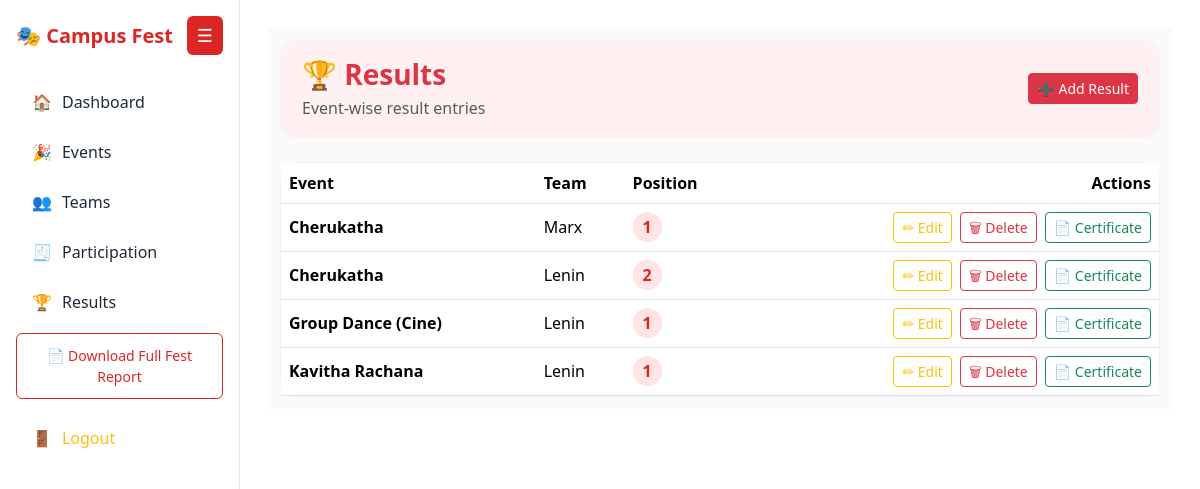
The page /ad/results/ (signed in) on the database as committed earlier.
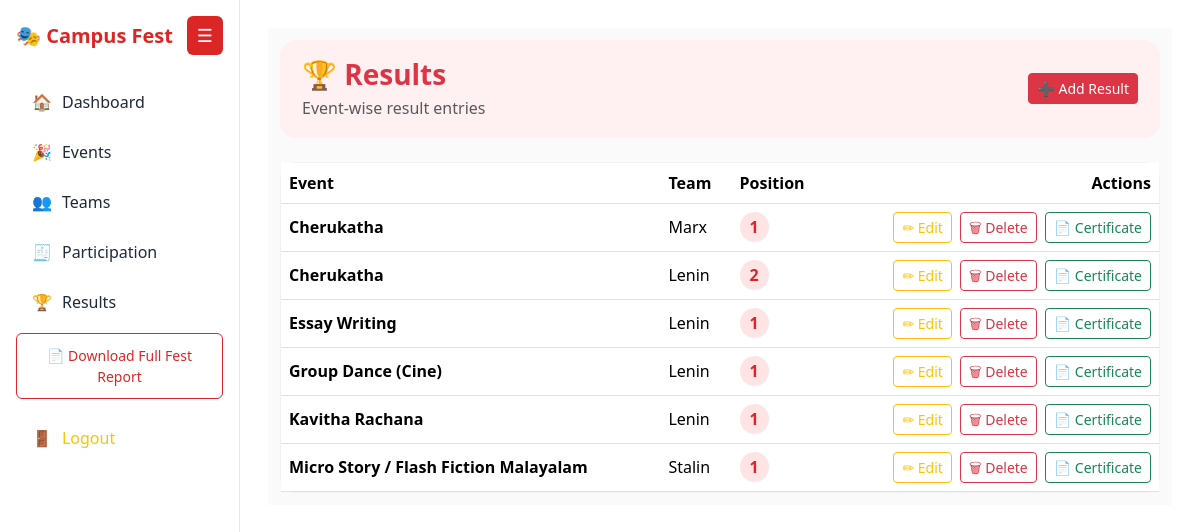
The same page on the database as committed later.
### app/models.py (models this page shows, shortened)
class Result(models.Model):
    event = models.ForeignKey(
        Event,
        on_delete=models.CASCADE,
        related_name='results'
    )
    team = models.ForeignKey(
        Team,
        on_delete=models.CASCADE,
        related_name='results'
    )
    position = models.PositiveIntegerField()
    points = models.PositiveIntegerField(default=0)
    class Meta:
        unique_together = ('event', 'team')
        ordering = ['position']

class Event(models.Model):
    STAGE_TYPE_CHOICES = (
        ('ON_STAGE', 'On Stage'),
        ('OFF_STAGE', 'Off Stage'),
    )
    EVENT_TYPE_CHOICES = (
        ('SINGLE', 'Single'),
        ('GROUP', 'Group'),
    )
    name = models.CharField(max_length=200, unique=True)
    stage_type = models.CharField(
        max_length=10,
        choices=STAGE_TYPE_CHOICES
    )
    event_type = models.CharField(
        max_length=10,
        choices=EVENT_TYPE_CHOICES
    )
    min_team_size = models.PositiveIntegerField(default=1)
    max_team_size = models.PositiveIntegerField(default=1)

class Team(models.Model):
    team_name = models.CharField(max_length=150)
    department = models.CharField(max_length=100)

### app/views.py (the view)
# urls.py: path('ad/results/', views.result_list, name='result_list'),
@login_required
def result_list(request):
    results = Result.objects.select_related(
        'event', 'team'
    ).order_by('event__name', 'position')
    return render(request, 'result_list.html', {'results': results})

### app/templates/result_list.html (shortened to what this page needs)
{% extends "base.html" %}
{% block content %}
<div class="container-fluid results-wrap">
    <div class="results-header mb-4 d-flex justify-content-between align-items-center">
        <div>
            <h3 class="fw-semibold text-danger mb-1">🏆 Results</h3>
            <p class="text-muted mb-0">Event-wise result entries</p>
        </div>
        <a href="{% url 'result_add' %}" class="btn btn-danger btn-sm">
            ➕ Add Result
        </a>
    </div>
    <div class="card results-card d-none d-md-block">
        <div class="table-responsive">
            <table class="table table-hover align-middle mb-0">
                <thead class="results-thead">
                    <tr>
                        <th>Event</th>
                        <th>Team</th>
                        <th>Position</th>
                        <th class="text-end">Actions</th>
                    </tr>
                </thead>
                <tbody>
                {% for r in results %}
                    <tr>
                        <td class="fw-semibold">{{ r.event.name }}</td>
                        <td>
                            {{ r.team.team_name }}
                        </td>
                        <td>
                            <span class="position-badge">
                                {{ r.position }}
                            </span>
                        </td>
                        <td class="text-end">
                            <div class="d-flex justify-content-end gap-2 flex-wrap">
                                <a href="{% url 'result_edit' r.id %}"
                                   class="btn btn-sm btn-outline-warning">
                                    ✏ Edit
                                </a>
                                <a href="{% url 'result_delete' r.id %}"
                                   class="btn btn-sm btn-outline-danger">
                                    🗑 Delete
                                </a>
                                <a href="{% url 'winner_certificate' r.id %}"
                                   class="btn btn-sm btn-outline-success">
                                    📄 Certificate
                                </a>
                            </div>
                        </td>
                    </tr>
                {% empty %}
                    <tr>
                        <td colspan="4" class="text-center text-muted py-4">
                            No results found
                        </td>
                    </tr>
                {% endfor %}
                </tbody>
            </table>
        </div>
    </div>
</div>
{% endblock %}

### app/templates/base.html (shortened to what this page needs)
<!DOCTYPE html>
<html lang="en">
<head>
    <link href="https://cdn.jsdelivr.net/npm/bootstrap@5.3.2/dist/css/bootstrap.min.css" rel="stylesheet">
</head>
<body>
<aside class="sidebar p-3" id="sidebar">
    <div class="d-flex justify-content-between align-items-center mb-4">
        <h5 class="mb-0">🎭 <span>Campus Fest</span></h5>
        <button class="toggle-btn d-none d-md-inline" onclick="toggleSidebar()">☰</button>
    </div>
    <a href="{% url 'admin_dashboard' %}">🏠 <span>Dashboard</span></a>
    <a href="{% url 'event_list' %}">🎉 <span>Events</span></a>
    <a href="{% url 'team_list' %}">👥 <span>Teams</span></a>
    <a href="{% url 'participation_list' %}">🧾 <span>Participation</span></a>
    <a href="{% url 'result_list' %}">🏆 <span>Results</span></a>
    <a href="{% url 'fest_full_report' %}" class="btn btn-outline-light btn-sm mt-2">
        📄 Download Full Fest Report
    </a>
    <a href="{% url 'logout' %}" class="text-warning mt-3">🚪 <span>Logout</span></a>
</aside>
<main class="content">
    {% block content %}{% endblock %}
</main>
</body>
</html>

### app/templates/base.html (style rules this page uses)
:root { --red:#e11d48; --red-soft:#ffe4e6; --text:#1f2937; --muted:#6b7280; --border:#e5e7eb; --bg:#fafafa; }
body { background:var(--bg); font-family:'Segoe UI',sans-serif; color:var(--text); overflow-x:hidden; }
.sidebar { width:240px; min-height:100vh; background:#ffffff; position:fixed; top:0; left:0; z-index:1000; transition:.25s ease; border-right:1px solid var(--border); }
.sidebar h5 { font-weight:600; color:var(--red); }
.sidebar a { color:var(--text); text-decoration:none; display:flex; align-items:center; gap:10px; padding:11px 16px; border-radius:6px; margin-bottom:4px; font-weight:500; position:relative; }
.sidebar a::before { content:''; position:absolute; left:0; top:6px; bottom:6px; width:3px; background:transparent; border-radius:3px; }
.sidebar a.btn { border:1px solid var(--red); color:var(--red); }
.content { margin-left:240px; padding:28px; transition:.25s; background:#ffffff; min-height:100vh; }
.toggle-btn { background:var(--red); border:none; color:#fff; font-size:18px; padding:6px 10px; border-radius:6px; }

### app/templates/result_list.html (style rules this page uses)
:root { --red:#dc2626; --red-soft:#fff1f2; --border:#e5e7eb; }
.results-wrap { background:#fafafa; padding:12px; }
.results-header { background:var(--red-soft); padding:18px 22px; border-radius:16px; }
.results-card { background:#ffffff; border-radius:16px; border:1px solid #f1f1f1; }
.results-thead { background:#fff5f5; }
.position-badge { background:#ffe4e6; color:var(--red); padding:4px 10px; border-radius:20px; font-weight:600; }

Rows that differ between the two databases and show on the page:
added Result: event.name "Essay Writing", team.team_name "Lenin", position "1"
added Result: event.name "Micro Story / Flash Fiction Malayalam", team.team_name "Stalin", position "1"
